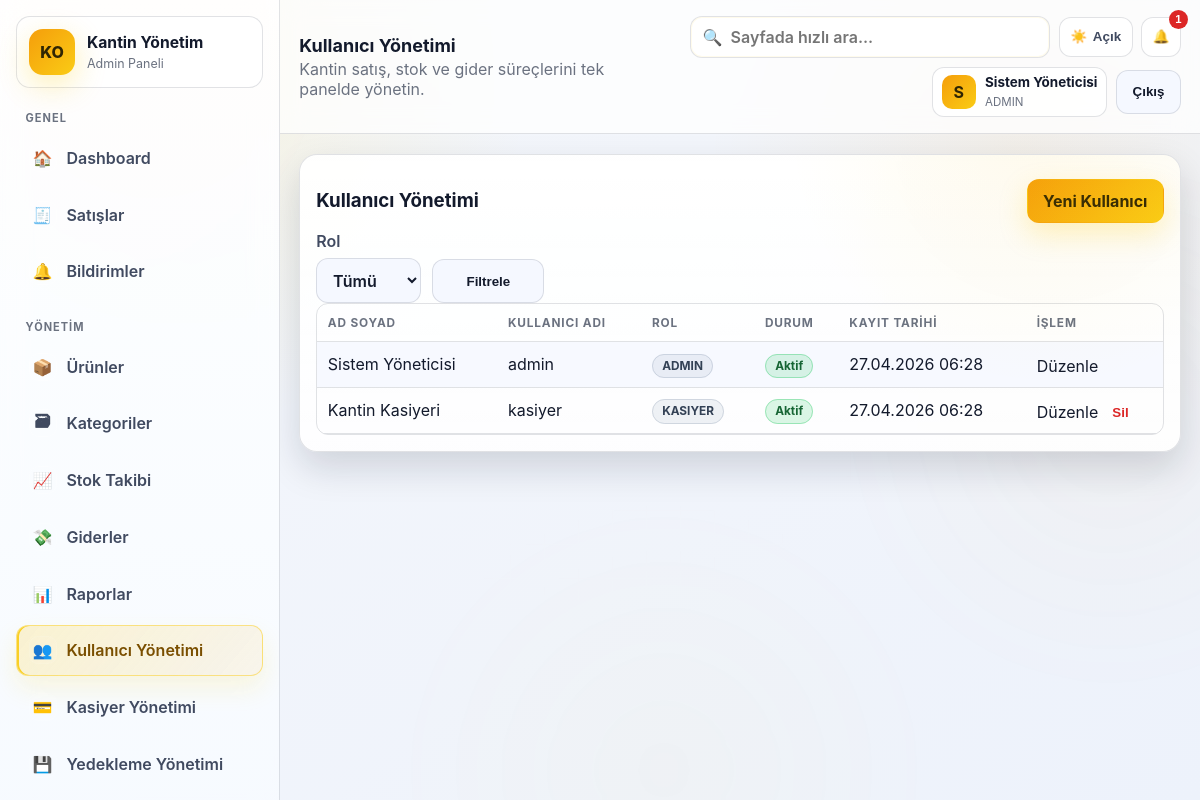
The app's page /modules/users/index.php (signed in) with its own data.
### tables this page shows
CREATE TABLE users (
    id INT UNSIGNED AUTO_INCREMENT PRIMARY KEY,
    full_name VARCHAR(120) NOT NULL,
    username VARCHAR(60) NOT NULL UNIQUE,
    password_hash VARCHAR(255) NOT NULL,
    role ENUM('admin', 'kasiyer') NOT NULL DEFAULT 'kasiyer',
    is_active TINYINT(1) NOT NULL DEFAULT 1,
    created_at DATETIME NOT NULL DEFAULT CURRENT_TIMESTAMP
);

### includes/functions.php (called while the page is built, shortened)
<?php
require_once __DIR__ . '/../config/config.php';
function app_url(string $path = ''): string
{
    return rtrim(BASE_URL, '/') . '/' . ltrim($path, '/');
}
function e(string|int|float|null $value): string
{
    return htmlspecialchars((string) $value, ENT_QUOTES | ENT_SUBSTITUTE, 'UTF-8');
}
function fetch_all(string $sql, array $params = []): array
{
    $stmt = db()->prepare($sql);
    $stmt->execute($params);
    return $stmt->fetchAll();
}
function count_value(string $sql, array $params = []): int
{
    $stmt = db()->prepare($sql);
    $stmt->execute($params);
    return (int) $stmt->fetchColumn();
}
function current_user(): ?array
{
    return $_SESSION['user'] ?? null;
}
function format_date(?string $date, string $format = 'd.m.Y H:i'): string
{
    return date($format, strtotime($date));
}

### config/config.php (called while the page is built, shortened)
<?php
function db(): PDO
{
    static $pdo = null;
    if ($pdo instanceof PDO) {
        return $pdo;
    }
    $dsn = sprintf('mysql:host=%s;port=%s;dbname=%s;charset=utf8mb4', DB_HOST, DB_PORT, DB_NAME);
    $pdo = new PDO($dsn, DB_USER, DB_PASS, [
        PDO::ATTR_ERRMODE => PDO::ERRMODE_EXCEPTION,
        PDO::ATTR_DEFAULT_FETCH_MODE => PDO::FETCH_ASSOC,
        PDO::ATTR_EMULATE_PREPARES => false,
    ]);
    $pdo->exec("SET NAMES utf8mb4 COLLATE utf8mb4_turkish_ci");
    $pdo->exec("SET collation_connection = 'utf8mb4_turkish_ci'");
    return $pdo;
}

### modules/users/index.php (the view, shortened to what this page needs)
<?php
require_once __DIR__ . '/../../includes/functions.php';
$roleFilter = (string) ($_GET['role'] ?? '');
$pageTitle = $roleFilter === 'kasiyer' ? 'Kasiyer Yönetimi' : 'Kullanıcı Yönetimi';
$where = '1=1';
$params = [];
$users = fetch_all(
    "SELECT id, full_name, username, role, is_active, created_at
     FROM users
     WHERE {$where}
     ORDER BY created_at DESC",
    $params
);
require __DIR__ . '/../../includes/header.php';
?>
<section class="card">
    <div class="card-head">
        <h3><?= e($pageTitle) ?></h3>
        <a class="btn primary" href="<?= e(app_url('modules/users/form.php' . ($roleFilter ? '?role=' . urlencode($roleFilter) : ''))) ?>">Yeni Kullanıcı</a>
    </div>
    <form method="get" class="form inline">
        <label>Rol
            <select name="role">
                <option value="">Tümü</option>
            </select>
        </label>
        <button class="btn ghost" type="submit">Filtrele</button>
    </form>
    <div class="table-wrap">
        <table class="table">
            <thead><tr><th>Ad Soyad</th><th>Kullanıcı Adı</th><th>Rol</th><th>Durum</th><th>Kayıt Tarihi</th><th>İşlem</th></tr></thead>
            <tbody>
            <?php foreach ($users as $row): ?>
                <tr>
                    <td><?= e((string) $row['full_name']) ?></td>
                    <td><?= e((string) $row['username']) ?></td>
                    <td><span class="badge neutral"><?= e(mb_strtoupper((string) $row['role'], 'UTF-8')) ?></span></td>
                    <td><span class="<?= e((int) $row['is_active'] === 1 ? 'badge success' : 'badge danger') ?>"><?= e((int) $row['is_active'] === 1 ? 'Aktif' : 'Pasif') ?></span></td>
                    <td><?= e(format_date((string) $row['created_at'])) ?></td>
                    <td class="actions">
                        <a href="<?= e(app_url('modules/users/form.php?id=' . (int) $row['id'])) ?>">Düzenle</a>
                        <?php if ((int) $row['id'] !== (int) current_user()['id']): ?>
                        <form method="post" action="<?= e(app_url('modules/users/delete.php')) ?>">
                            <button class="btn-link danger" type="submit" data-confirm="Kullanıcı silinsin mi?">Sil</button>
                        </form>
                        <?php endif; ?>
                    </td>
                </tr>
            <?php endforeach; ?>
            </tbody>
        </table>
    </div>
</section>
<?php require __DIR__ . '/../../includes/footer.php'; ?>

### includes/header.php (shortened to what this page needs)
<?php
require_once __DIR__ . '/functions.php';
$pageTitle = $pageTitle ?? 'Dashboard';
$criticalCount = count_value('SELECT COUNT(*) FROM products WHERE status = "aktif" AND stock_quantity <= critical_level');
$outStockCount = count_value('SELECT COUNT(*) FROM products WHERE status = "aktif" AND stock_quantity <= 0');
$notificationCount = $criticalCount + $outStockCount;
?>
<!doctype html>
<html lang="tr">
<head>
    <link rel="stylesheet" href="<?= e(app_url('assets/css/style.css')) ?>">
</head>
<body class="app-shell">
<div class="ambient-bg" aria-hidden="true">
    <span class="orb orb-a"></span>
    <span class="orb orb-b"></span>
    <span class="orb orb-c"></span>
    <span class="grid-glow"></span>
</div>
<div class="layout">
    <?php require __DIR__ . '/sidebar.php'; ?>
    <main class="main">
        <header class="topbar">
            <div class="topbar-left">
                <div>
                    <h1><?= e($pageTitle) ?></h1>
                    <p>Kantin satış, stok ve gider süreçlerini tek panelde yönetin.</p>
                </div>
            </div>
            <div class="topbar-right">
                <label class="quick-search">
                    <span>&#128269;</span>
                    <input id="globalQuickSearch" type="search" placeholder="Sayfada hızlı ara...">
                </label>
                <button class="icon-btn theme-btn" id="themeToggleBtn" type="button" aria-label="Tema değiştir">
                    <span class="theme-icon">🌙</span>
                    <span class="theme-label">Koyu</span>
                </button>
                <div class="notif-wrap">
                    <button class="icon-btn" id="notificationBtn" type="button" aria-label="Bildirimler">
                        &#128276;
                        <?php if ($notificationCount > 0): ?>
                            <span class="notif-count"><?= e((string) $notificationCount) ?></span>
                        <?php endif; ?>
                    </button>
                </div>
                <div class="user-chip">
                    <span class="avatar"><?= e(mb_substr((string) $user['full_name'], 0, 1, 'UTF-8')) ?></span>
                    <div>
                        <strong><?= e((string) $user['full_name']) ?></strong>
                        <small><?= e(mb_strtoupper((string) $user['role'], 'UTF-8')) ?></small>
                    </div>
                </div>
                <form method="post" action="<?= e(app_url('auth/logout.php')) ?>">
                    <button class="btn ghost" type="submit">Çıkış</button>
                </form>
            </div>
        </header>
        <section class="content">

### records on screen
users: full_name "S", full_name "Sistem Yöneticisi", role "ADMIN", username "admin", is_active "Aktif", created_at "27.04.2026 06:28"
users: full_name "Kantin Kasiyeri", username "kasiyer", role "KASIYER", is_active "Aktif", created_at "27.04.2026 06:28"

### other values on screen
$pageTitle "Kullanıcı Yönetimi"
$notificationCount "1"
